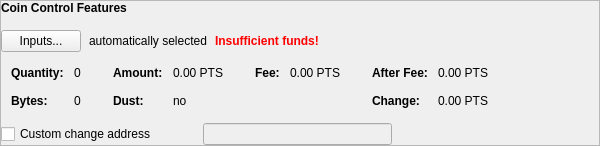
      <widget class="QFrame" name="frameCoinControl">
       <property name="sizePolicy">
        <sizepolicy hsizetype="Expanding" vsizetype="Fixed">
         <horstretch>0</horstretch>
         <verstretch>0</verstretch>
        </sizepolicy>
       </property>
       <property name="minimumSize">
        <size>
         <width>600</width>
         <height>100</height>
        </size>
       </property>
       <property name="frameShape">
        <enum>QFrame::StyledPanel</enum>
       </property>
       <property name="frameShadow">
        <enum>QFrame::Raised</enum>
       </property>
       <layout class="QVBoxLayout" name="verticalLayout_4">
        <property name="spacing">
         <number>6</number>
        </property>
        <property name="leftMargin">
         <number>0</number>
        </property>
        <property name="topMargin">
         <number>0</number>
        </property>
        <property name="rightMargin">
         <number>0</number>
        </property>
        <property name="bottomMargin">
         <number>0</number>
        </property>
        <item>
         <layout class="QVBoxLayout" name="verticalLayoutCoinControl" stretch="0,0,0,0">
          <property name="spacing">
           <number>0</number>
          </property>
          <property name="sizeConstraint">
           <enum>QLayout::SetDefaultConstraint</enum>
          </property>
          <property name="leftMargin">
           <number>0</number>
          </property>
          <property name="topMargin">
           <number>0</number>
          </property>
          <item>
           <layout class="QHBoxLayout" name="horizontalLayoutCoinControl1">
            <property name="bottomMargin">
             <number>15</number>
            </property>
            <item>
             <widget class="QLabel" name="labelCoinControlFeatures">
              <property name="sizePolicy">
               <sizepolicy hsizetype="Preferred" vsizetype="Maximum">
                <horstretch>0</horstretch>
                <verstretch>0</verstretch>
               </sizepolicy>
              </property>
              <property name="font">
               <font>
                <weight>75</weight>
                <bold>true</bold>
               </font>
              </property>
              <property name="styleSheet">
               <string notr="true">font-weight:bold;</string>
              </property>
              <property name="text">
               <string>Coin Control Features</string>
              </property>
             </widget>
            </item>
           </layout>
          </item>
          <item>
           <layout class="QHBoxLayout" name="horizontalLayoutCoinControl2" stretch="0,0,0,0">
            <property name="spacing">
             <number>8</number>
            </property>
            <property name="bottomMargin">
             <number>10</number>
            </property>
            <item>
             <widget class="QPushButton" name="pushButtonCoinControl">
              <property name="styleSheet">
               <string notr="true"/>
              </property>
              <property name="text">
               <string>Inputs...</string>
              </property>
              <property name="autoDefault">
               <bool>false</bool>
              </property>
             </widget>
            </item>
            <item>
             <widget class="QLabel" name="labelCoinControlAutomaticallySelected">
              <property name="text">
               <string>automatically selected</string>
              </property>
              <property name="margin">
               <number>5</number>
              </property>
             </widget>
            </item>
            <item>
             <widget class="QLabel" name="labelCoinControlInsuffFunds">
              <property name="font">
               <font>
                <weight>75</weight>
                <bold>true</bold>
               </font>
              </property>
              <property name="styleSheet">
               <string notr="true">color:red;font-weight:bold;</string>
              </property>
              <property name="text">
               <string>Insufficient funds!</string>
              </property>
              <property name="margin">
               <number>5</number>
              </property>
             </widget>
            </item>
            <item>
             <spacer name="horizontalSpacerCoinControl">
              <property name="orientation">
               <enum>Qt::Horizontal</enum>
              </property>
              <property name="sizeHint" stdset="0">
               <size>
                <width>40</width>
                <height>1</height>
               </size>
              </property>
             </spacer>
            </item>
           </layout>
          </item>
          <item>
           <widget class="QWidget" name="widgetCoinControl" native="true">
            <property name="sizePolicy">
             <sizepolicy hsizetype="Preferred" vsizetype="Preferred">
              <horstretch>0</horstretch>
              <verstretch>0</verstretch>
             </sizepolicy>
            </property>
            <property name="minimumSize">
             <size>
              <width>0</width>
              <height>0</height>
             </size>
            </property>
            <property name="styleSheet">
             <string notr="true"/>
            </property>
            <layout class="QHBoxLayout" name="horizontalLayoutCoinControl5">
             <property name="leftMargin">
              <number>0</number>
             </property>
             <property name="topMargin">
              <number>0</number>
             </property>
             <property name="rightMargin">
              <number>0</number>
             </property>
             <property name="bottomMargin">
              <number>0</number>
             </property>
             <item>
              <layout class="QHBoxLayout" name="horizontalLayoutCoinControl3" stretch="0,0,0,1">
               <property name="spacing">
                <number>20</number>
               </property>
               <property name="topMargin">
                <number>0</number>
               </property>
               <property name="bottomMargin">
                <number>10</number>
               </property>
               <item>
                <layout class="QFormLayout" name="formLayoutCoinControl1">
                 <property name="horizontalSpacing">
                  <number>10</number>
                 </property>
                 <property name="verticalSpacing">
                  <number>14</number>
                 </property>
                 <property name="leftMargin">
                  <number>10</number>
                 </property>
                 <property name="topMargin">
                  <number>4</number>
                 </property>
                 <property name="rightMargin">
                  <number>6</number>
                 </property>
                 <item row="0" column="0">
                  <widget class="QLabel" name="labelCoinControlQuantityText">
                   <property name="font">
                    <font>
                     <weight>75</weight>
                     <bold>true</bold>
                    </font>
                   </property>
                   <property name="text">
                    <string>Quantity:</string>
                   </property>
                   <property name="margin">
                    <number>0</number>
                   </property>
                  </widget>
                 </item>
                 <item row="0" column="1">
                  <widget class="QLabel" name="labelCoinControlQuantity">
                   <property name="cursor">
                    <cursorShape>IBeamCursor</cursorShape>
                   </property>
                   <property name="contextMenuPolicy">
                    <enum>Qt::ActionsContextMenu</enum>
                   </property>
                   <property name="text">
                    <string notr="true">0</string>
                   </property>
                   <property name="margin">
                    <number>0</number>
                   </property>
                   <property name="textInteractionFlags">
                    <set>Qt::LinksAccessibleByMouse|Qt::TextSelectableByKeyboard|Qt::TextSelectableByMouse</set>
                   </property>
                  </widget>
                 </item>
                 <item row="1" column="0">
                  <widget class="QLabel" name="labelCoinControlBytesText">
                   <property name="font">
                    <font>
                     <weight>75</weight>
                     <bold>true</bold>
                    </font>
                   </property>
                   <property name="text">
                    <string>Bytes:</string>
                   </property>
                  </widget>
                 </item>
                 <item row="1" column="1">
                  <widget class="QLabel" name="labelCoinControlBytes">
                   <property name="cursor">
                    <cursorShape>IBeamCursor</cursorShape>
                   </property>
                   <property name="contextMenuPolicy">
                    <enum>Qt::ActionsContextMenu</enum>
                   </property>
                   <property name="text">
                    <string notr="true">0</string>
                   </property>
                   <property name="textInteractionFlags">
                    <set>Qt::LinksAccessibleByMouse|Qt::TextSelectableByKeyboard|Qt::TextSelectableByMouse</set>
                   </property>
                  </widget>
                 </item>
                </layout>
               </item>
               <item>
                <layout class="QFormLayout" name="formLayoutCoinControl2">
                 <property name="horizontalSpacing">
                  <number>10</number>
                 </property>
                 <property name="verticalSpacing">
                  <number>14</number>
                 </property>
                 <property name="leftMargin">
                  <number>6</number>
                 </property>
                 <property name="topMargin">
                  <number>4</number>
                 </property>
                 <property name="rightMargin">
                  <number>6</number>
                 </property>
                 <item row="0" column="0">
                  <widget class="QLabel" name="labelCoinControlAmountText">
                   <property name="font">
                    <font>
                     <weight>75</weight>
                     <bold>true</bold>
                    </font>
                   </property>
                   <property name="text">
                    <string>Amount:</string>
                   </property>
                   <property name="margin">
                    <number>0</number>
                   </property>
                  </widget>
                 </item>
                 <item row="0" column="1">
                  <widget class="QLabel" name="labelCoinControlAmount">
                   <property name="cursor">
                    <cursorShape>IBeamCursor</cursorShape>
                   </property>
                   <property name="contextMenuPolicy">
                    <enum>Qt::ActionsContextMenu</enum>
                   </property>
                   <property name="text">
                    <string notr="true">0.00 PTS</string>
                   </property>
                   <property name="textInteractionFlags">
                    <set>Qt::LinksAccessibleByMouse|Qt::TextSelectableByKeyboard|Qt::TextSelectableByMouse</set>
                   </property>
                  </widget>
                 </item>
                 <item row="1" column="0">
                  <widget class="QLabel" name="labelCoinControlLowOutputText">
                   <property name="font">
                    <font>
                     <weight>75</weight>
                     <bold>true</bold>
                    </font>
                   </property>
                   <property name="text">
                    <string>Dust:</string>
                   </property>
                  </widget>
                 </item>
                 <item row="1" column="1">
                  <widget class="QLabel" name="labelCoinControlLowOutput">
                   <property name="cursor">
                    <cursorShape>IBeamCursor</cursorShape>
                   </property>
                   <property name="contextMenuPolicy">
                    <enum>Qt::ActionsContextMenu</enum>
                   </property>
                   <property name="text">
                    <string notr="true">no</string>
                   </property>
                   <property name="textInteractionFlags">
                    <set>Qt::LinksAccessibleByMouse|Qt::TextSelectableByKeyboard|Qt::TextSelectableByMouse</set>
                   </property>
                  </widget>
                 </item>
                </layout>
               </item>
               <item>
                <layout class="QFormLayout" name="formLayoutCoinControl3">
                 <property name="horizontalSpacing">
                  <number>10</number>
                 </property>
                 <property name="verticalSpacing">
                  <number>14</number>
                 </property>
                 <property name="leftMargin">
                  <number>6</number>
                 </property>
                 <property name="topMargin">
                  <number>4</number>
                 </property>
                 <property name="rightMargin">
                  <number>6</number>
                 </property>
                 <item row="0" column="0">
                  <widget class="QLabel" name="labelCoinControlFeeText">
                   <property name="font">
                    <font>
                     <weight>75</weight>
                     <bold>true</bold>
                    </font>
                   </property>
                   <property name="text">
                    <string>Fee:</string>
                   </property>
                   <property name="margin">
                    <number>0</number>
                   </property>
                  </widget>
                 </item>
                 <item row="0" column="1">
                  <widget class="QLabel" name="labelCoinControlFee">
                   <property name="cursor">
                    <cursorShape>IBeamCursor</cursorShape>
                   </property>
                   <property name="contextMenuPolicy">
                    <enum>Qt::ActionsContextMenu</enum>
                   </property>
                   <property name="text">
                    <string notr="true">0.00 PTS</string>
                   </property>
                   <property name="textInteractionFlags">
                    <set>Qt::LinksAccessibleByMouse|Qt::TextSelectableByKeyboard|Qt::TextSelectableByMouse</set>
                   </property>
                  </widget>
                 </item>
                </layout>
               </item>
               <item>
                <layout class="QFormLayout" name="formLayoutCoinControl4">
                 <property name="horizontalSpacing">
                  <number>10</number>
                 </property>
                 <property name="verticalSpacing">
                  <number>14</number>
                 </property>
                 <property name="leftMargin">
                  <number>6</number>
                 </property>
                 <property name="topMargin">
                  <number>4</number>
                 </property>
                 <property name="rightMargin">
                  <number>6</number>
                 </property>
                 <item row="0" column="0">
                  <widget class="QLabel" name="labelCoinControlAfterFeeText">
                   <property name="font">
                    <font>
                     <weight>75</weight>
                     <bold>true</bold>
                    </font>
                   </property>
                   <property name="text">
                    <string>After Fee:</string>
                   </property>
                   <property name="margin">
                    <number>0</number>
                   </property>
                  </widget>
                 </item>
                 <item row="0" column="1">
                  <widget class="QLabel" name="labelCoinControlAfterFee">
                   <property name="cursor">
                    <cursorShape>IBeamCursor</cursorShape>
                   </property>
                   <property name="contextMenuPolicy">
                    <enum>Qt::ActionsContextMenu</enum>
                   </property>
                   <property name="text">
                    <string notr="true">0.00 PTS</string>
                   </property>
                   <property name="textInteractionFlags">
                    <set>Qt::LinksAccessibleByMouse|Qt::TextSelectableByKeyboard|Qt::TextSelectableByMouse</set>
                   </property>
                  </widget>
                 </item>
                 <item row="1" column="0">
                  <widget class="QLabel" name="labelCoinControlChangeText">
                   <property name="font">
                    <font>
                     <weight>75</weight>
                     <bold>true</bold>
                    </font>
                   </property>
                   <property name="text">
                    <string>Change:</string>
                   </property>
                  </widget>
                 </item>
                 <item row="1" column="1">
                  <widget class="QLabel" name="labelCoinControlChange">
                   <property name="cursor">
                    <cursorShape>IBeamCursor</cursorShape>
                   </property>
                   <property name="contextMenuPolicy">
                    <enum>Qt::ActionsContextMenu</enum>
                   </property>
                   <property name="text">
                    <string notr="true">0.00 PTS</string>
                   </property>
                   <property name="textInteractionFlags">
                    <set>Qt::LinksAccessibleByMouse|Qt::TextSelectableByKeyboard|Qt::TextSelectableByMouse</set>
                   </property>
                  </widget>
                 </item>
                </layout>
               </item>
              </layout>
             </item>
            </layout>
           </widget>
          </item>
          <item>
           <layout class="QHBoxLayout" name="horizontalLayoutCoinControl4" stretch="0,0,0">
            <property name="spacing">
             <number>12</number>
            </property>
            <property name="sizeConstraint">
             <enum>QLayout::SetDefaultConstraint</enum>
            </property>
            <property name="topMargin">
             <number>5</number>
            </property>
            <property name="rightMargin">
             <number>5</number>
            </property>
            <item>
             <widget class="QCheckBox" name="checkBoxCoinControlChange">
              <property name="toolTip">
               <string>If this is activated, but the change address is empty or invalid, change will be sent to a newly generated address.</string>
              </property>
              <property name="text">
               <string>Custom change address</string>
              </property>
             </widget>
            </item>
            <item>
             <widget class="QValidatedLineEdit" name="lineEditCoinControlChange">
              <property name="enabled">
               <bool>false</bool>
              </property>
              <property name="sizePolicy">
               <sizepolicy hsizetype="Ignored" vsizetype="Fixed">
                <horstretch>0</horstretch>
                <verstretch>0</verstretch>
               </sizepolicy>
              </property>
             </widget>
            </item>
            <item>
             <widget class="QLabel" name="labelCoinControlChangeLabel">
              <property name="sizePolicy">
               <sizepolicy hsizetype="Preferred" vsizetype="Expanding">
                <horstretch>0</horstretch>
                <verstretch>0</verstretch>
               </sizepolicy>
              </property>
              <property name="minimumSize">
               <size>
                <width>0</width>
                <height>0</height>
               </size>
              </property>
              <property name="text">
               <string/>
              </property>
              <property name="margin">
               <number>3</number>
              </property>
             </widget>
            </item>
           </layout>
          </item>
         </layout>
        </item>
       </layout>
      </widget>
